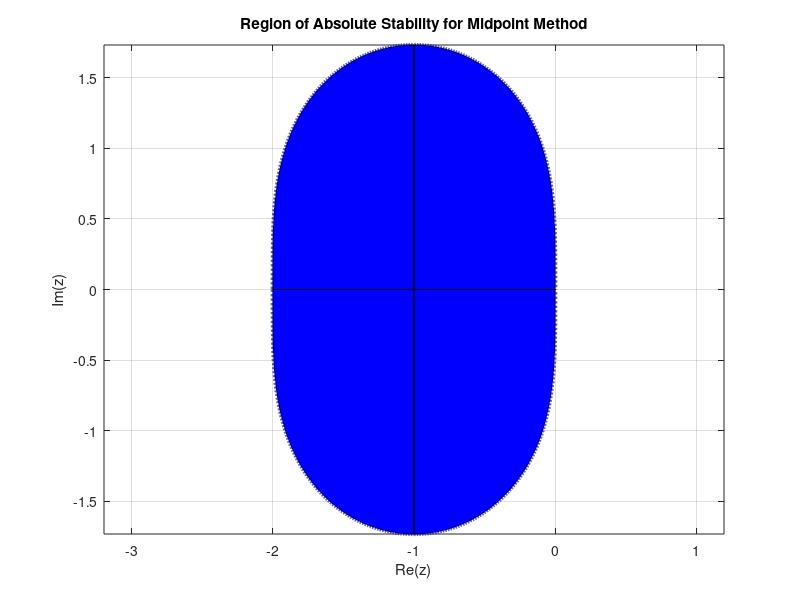

Write the MATLAB code that produced this figure. (Note: this script raises an error after producing the figure.)
% Create a vector of theta values
theta = (0:0.001:(2*pi))';
L = length(theta);

% 1+z+(0.5z^2)-(e^(i(theta))=0 ==> z^2 + 2z + (2-2e^(i(theta))=0,
% so we want a, b, c for az^2 + bz + c quadratic

a = ones(L, 1);
b = 2.*ones(L, 1);
c = 2-2*exp(1j.*(theta));

% Matrix of all different quadratic equations for varying theta
M = [a, b, c];

% Find the roots for each row of M
z = zeros(L, 2);
for i=1:L
    Two_roots = roots(M(i, :));
    z(i, 1) = Two_roots(1, 1);
    z(i, 2) = Two_roots(2, 1);
end

z = reshape(z, [2*L, 1]);
z_re = real(z);
z_img = imag(z);

% Plot the border of the region of absolute stability
plot(z_re,z_img,'--b', 'LineWidth', 3)
hold on

% Fill in the region of absolute stablity
patch(z_re',z_img', 'blue')
title('Region of Absolute Stability for Midpoint Method')
xlabel('Re(z)') 
ylabel('Im(z)') 
grid on
axis equal
ax = gca;
ax.XLim = [-3, 3];
ax.YLim = [-3, 3];
ax.XAxisLocation = 'origin';
ax.YAxisLocation = 'origin';
hold off


